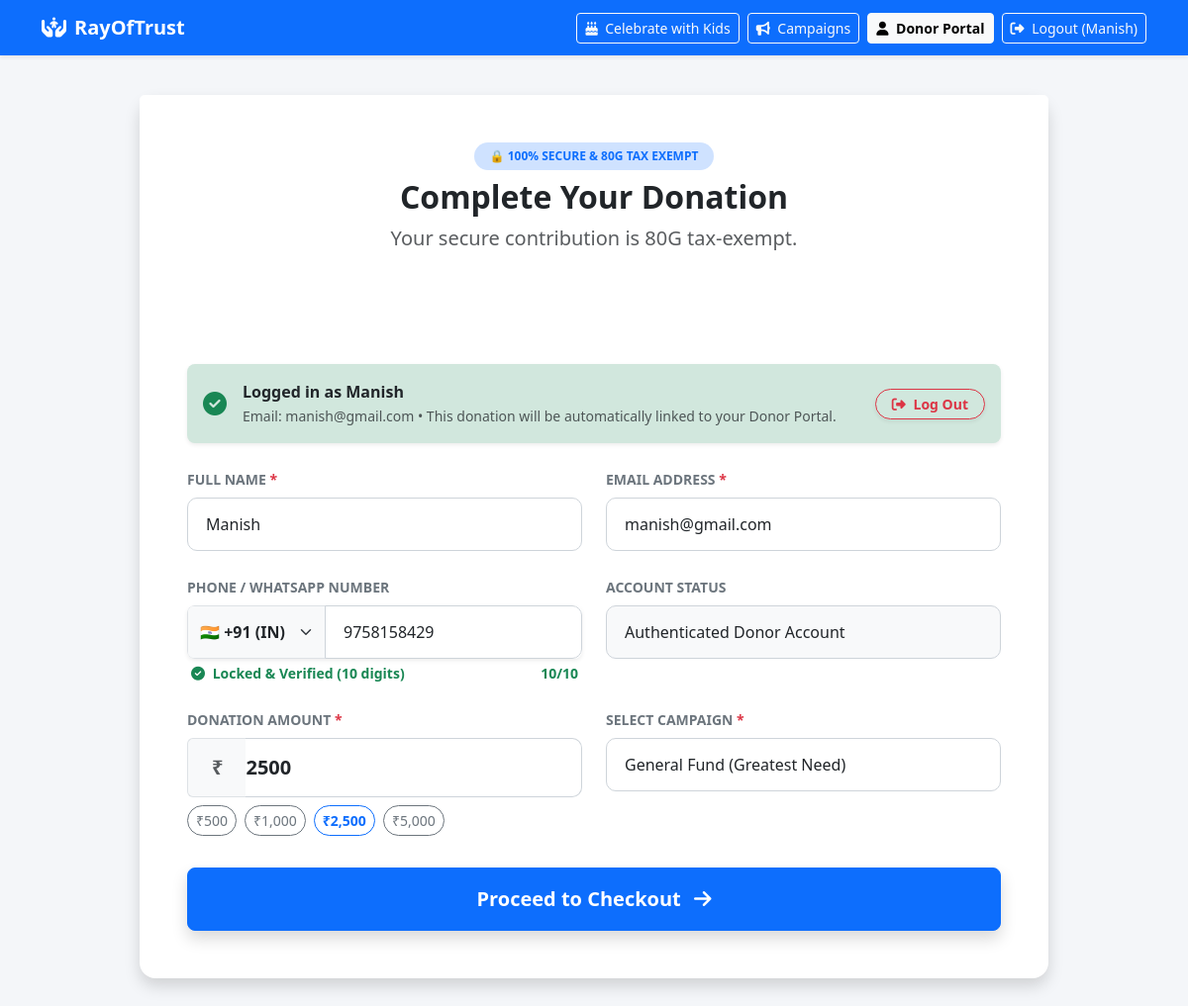
Page /donate (signed in) on the committed database.
### tables this page shows
CREATE TABLE users (
        id INTEGER PRIMARY KEY AUTOINCREMENT,
        name TEXT NOT NULL,
        email TEXT UNIQUE NOT NULL,
        phone TEXT,
        password_hash TEXT,
        role TEXT NOT NULL DEFAULT 'donor'
    );

### app.py (the view)
@app.route('/donate')
def public_donate():
    db = get_db()
    cursor = db.cursor()
    donor = None
    donor_id = session.get('donor_id')
    if donor_id:
        cursor.execute('SELECT * FROM users WHERE id = ?', (donor_id,))
        donor = cursor.fetchone()
    return render_template('donate.html', donor=donor)

### app.py (called while the page is built)
def get_db():
    db = getattr(g, '_database', None)
    if db is None:
        db = g._database = sqlite3.connect(DATABASE, timeout=30.0)
        db.row_factory = sqlite3.Row
    return db

@app.teardown_appcontext
def close_connection(exception):
    db = getattr(g, '_database', None)
    if db is not None:
        db.close()

@app.context_processor
def inject_current_user():
    donor = None
    donor_id = session.get('donor_id')
    if donor_id:
        try:
            db = get_db()
            cursor = db.cursor()
            cursor.execute('SELECT * FROM users WHERE id = ?', (donor_id,))
            donor = cursor.fetchone()
        except Exception:
            donor = None
    return dict(current_donor=donor, is_admin_logged_in=session.get('logged_in'))

### templates/donate.html (shortened to what this page needs)
<!DOCTYPE html>
<html lang="en">
<head>
    <link href="https://cdn.jsdelivr.net/npm/bootstrap@5.3.0/dist/css/bootstrap.min.css" rel="stylesheet">
    <link rel="stylesheet" href="https://cdnjs.cloudflare.com/ajax/libs/font-awesome/6.4.0/css/all.min.css">
</head>
<body>
    <nav class="navbar navbar-expand-lg navbar-dark bg-primary shadow-sm">
        <div class="container">
            <a class="navbar-brand fw-bold" href="/"><i class="fa-solid fa-hands-holding-child me-2"></i>RayOfTrust</a>
            <div class="d-flex align-items-center">
                <a href="/celebrate" class="btn btn-outline-light btn-sm me-2"><i class="fa-solid fa-cake-candles me-1"></i> Celebrate with Kids</a>
                <a href="/campaigns" class="btn btn-outline-light btn-sm me-2"><i class="fa-solid fa-bullhorn me-1"></i> Campaigns</a>
                <a href="/donor" class="btn btn-light btn-sm fw-bold me-2"><i class="fa-solid fa-user me-1"></i> Donor Portal</a>
                {% if donor %}
                <a href="/logout?next=donate" class="btn btn-outline-light btn-sm"><i class="fa-solid fa-right-from-bracket me-1"></i> Logout ({{ donor.name }})</a>
                {% else %}
                <a href="/admin" class="btn btn-outline-light btn-sm"><i class="fa-solid fa-lock me-1"></i> Admin</a>
                {% endif %}
            </div>
        </div>
    </nav>
    <div class="checkout-container px-3">
        <div class="card shadow border-0 rounded-4 mb-4" id="donation-details">
            <div class="card-header bg-white text-center py-5 border-0">
                <span class="badge bg-primary-subtle text-primary px-3 py-2 rounded-pill fw-bold mb-2">
                    🔒 100% SECURE & 80G TAX EXEMPT
                </span>
                <h2 class="fw-bold text-dark mb-2">Complete Your Donation</h2>
                <p class="text-muted fs-5">Your secure contribution is 80G tax-exempt.</p>
            </div>
            <div class="card-body p-4 p-md-5 pt-0">
                {% if donor %}
                <div class="alert alert-success d-flex align-items-center justify-content-between mb-4 p-3 rounded-3 shadow-sm border-0">
                    <div class="d-flex align-items-center">
                        <i class="fa-solid fa-circle-check fs-4 me-3 text-success"></i>
                        <div>
                            <strong class="d-block text-dark">Logged in as {{ donor.name }}</strong>
                            <small class="text-muted">Email: {{ donor.email }} • This donation will be automatically linked to your Donor Portal.</small>
                        </div>
                    </div>
                    <a href="/logout?next=donate" class="btn btn-outline-danger btn-sm rounded-pill px-3 fw-bold ms-3 text-nowrap shadow-sm">
                        <i class="fa-solid fa-right-from-bracket me-1"></i> Log Out
                    </a>
                </div>
                {% endif %}
                <form id="donationForm" action="/public_add_donation" method="POST">
                    <div class="row">
                        <div class="col-md-6 mb-4">
                            <label class="form-label fw-bold text-secondary small text-uppercase">Full Name <span class="text-danger">*</span></label>
                            <input type="text" class="form-control form-control-custom" name="donor_name" id="donor_name" value="{{ donor.name if donor else '' }}" placeholder="John Doe" required>
                        </div>
                        <div class="col-md-6 mb-4">
                            <label class="form-label fw-bold text-secondary small text-uppercase">Email Address <span class="text-danger">*</span></label>
                            <input type="email" class="form-control form-control-custom" name="donor_email" id="donor_email" value="{{ donor.email if donor else '' }}" placeholder="john@example.com" required>
                        </div>
                    </div>
                    <div class="row">
                        <div class="col-md-6 mb-4">
                            <label class="form-label fw-bold text-secondary small text-uppercase">Phone / WhatsApp Number</label>
                            <div class="input-group shadow-sm rounded-3 overflow-hidden">
                                <select class="form-select bg-light fw-bold text-dark border-end-0" id="donateCountryCode" style="max-width: 140px;" onchange="updateDonateFullPhone()">
                                    <option value="+91" selected>🇮🇳 +91 (IN)</option>
                                </select>
                                <input type="tel" class="form-control form-control-custom" id="donatePhoneRaw" maxlength="10" minlength="10" placeholder="9876543210 (10 digits)" onkeydown="enforceDigitOnly(event)" oninput="handleDonatePhoneInput(this)">
                            </div>
                            <div class="d-flex justify-content-between align-items-center mt-1 px-1">
                                <small class="text-muted small" id="donatePhoneLockStatus"> Locked to 10 digits</small>
                                <small class="fw-bold" id="donatePhoneDigitCount" style="color: #6c757d;">0/10</small>
                            </div>
                        </div>
                        {% if not donor %}
                        <div class="col-md-6 mb-4">
                            <label class="form-label fw-bold text-secondary small text-uppercase">Create Account Password (Optional)</label>
                            <input type="password" class="form-control form-control-custom" name="donor_password" placeholder="Password for Donor Portal access">
                        </div>
                        {% else %}
                        <div class="col-md-6 mb-4">
                            <label class="form-label fw-bold text-secondary small text-uppercase">Account Status</label>
                            <input type="text" class="form-control form-control-custom bg-light" value="Authenticated Donor Account" readonly>
                        </div>
                        {% endif %}
                    </div>
                    <div class="row">
                        <div class="col-md-6 mb-4">
                            <label class="form-label fw-bold text-secondary small text-uppercase">Donation Amount <span class="text-danger">*</span></label>
                            <div class="input-group">
                                <span class="input-group-text bg-light border-end-0 fw-bold fs-5 px-4 text-muted">₹</span>
                                <input type="number" class="form-control form-control-custom border-start-0 ps-0 fs-5 fw-bold" name="amount" id="donation_amount" placeholder="2500" value="2500" min="10" required>
                            </div>
                            <div class="d-flex gap-2 mt-2">
                                <button type="button" class="btn btn-sm btn-outline-secondary rounded-pill" onclick="setPreset(500)">₹500</button>
                                <button type="button" class="btn btn-sm btn-outline-secondary rounded-pill" onclick="setPreset(1000)">₹1,000</button>
                                <button type="button" class="btn btn-sm btn-outline-primary rounded-pill fw-bold" onclick="setPreset(2500)">₹2,500</button>
                                <button type="button" class="btn btn-sm btn-outline-secondary rounded-pill" onclick="setPreset(5000)">₹5,000</button>
                            </div>
                        </div>
                        <div class="col-md-6 mb-4">
                            <label class="form-label fw-bold text-secondary small text-uppercase">Select Campaign <span class="text-danger">*</span></label>
                            <select class="form-select form-control-custom" name="purpose" id="donation_purpose" required>
                                <option value="General Fund" selected>General Fund (Greatest Need)</option>
                            </select>
                        </div>
                    </div>
                    <button type="button" class="btn btn-primary btn-lg w-100 py-3 fw-bold fs-5 shadow mt-2" onclick="showPayment()">
                        Proceed to Checkout <i class="fa-solid fa-arrow-right ms-2"></i>
                    </button>
                </form>
            </div>
        </div>
    </div>
</body>
</html>

### templates/donate.html (style rules this page uses)
body { background-color: #f4f6f9; font-family: 'Segoe UI', Tahoma, Geneva, Verdana, sans-serif; }
.checkout-container { max-width: 950px; margin: 40px auto; }
.form-control-custom { background: #fff; border: 1.5px solid #ced4da; padding: 14px 18px; border-radius: 10px; font-size: 1rem; transition: 0.3s; }

### rows in the picture
users: name "Manish", email "manish@gmail.com", donor_name "Manish", donor_email "manish@gmail.com"
